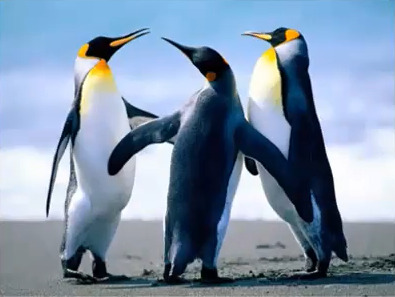
#> input picture datasets/penguin.jpg, 395 x 297 px
$ python '031 Tugas.py'
#> lines starting #> are read from the running program, lines starting #| are printed output that depends on the picture
import  cv2
import matplotlib.pyplot as plt
import matplotlib.image as mpimg
from urllib3.connectionpool import xrange

img1 = mpimg.imread("../datasets/penguin.jpg")
#> img1 is the input picture: shape (297, 395, 3); mean R, G, B 128, 147.3, 169.6
img2 = mpimg.imread("../datasets/batu.jpg")
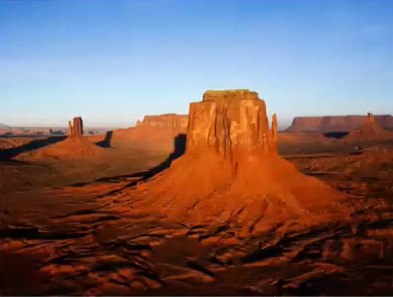
#> input picture datasets/batu.jpg, 393 x 297 px
#> img2 is the input picture: shape (297, 393, 3); mean R, G, B 123.1, 101.7, 101.9
img3 = mpimg.imread("../datasets/tulip.jpg")
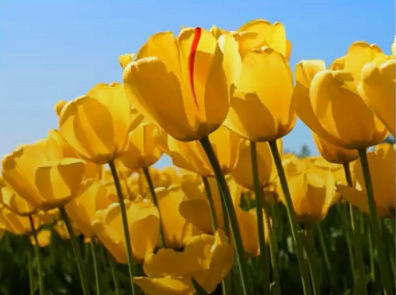
#> input picture datasets/tulip.jpg, 396 x 295 px
#> img3 is the input picture: shape (295, 396, 3); mean R, G, B 145.3, 125.7, 63.2
img4 = mpimg.imread("../datasets/koala.jpg")
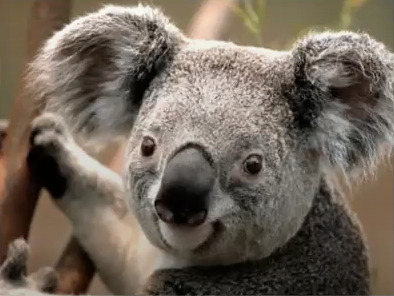
#> input picture datasets/koala.jpg, 394 x 296 px
#> img4 is the input picture: shape (296, 394, 3); mean R, G, B 112.6, 101.6, 89.6

def sepia(img_src):
    b, g, r = cv2.split(img_src)
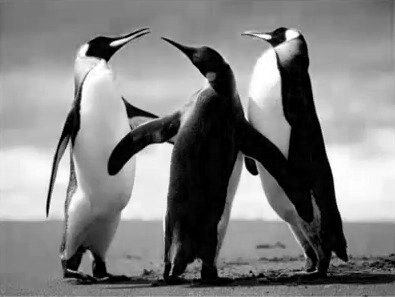
#> b: shape (297, 395); min 0, max 255, mean 128
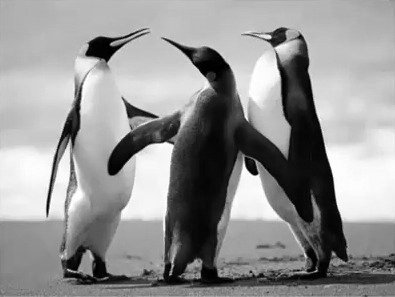
#> g: shape (297, 395); min 0, max 255, mean 147.3
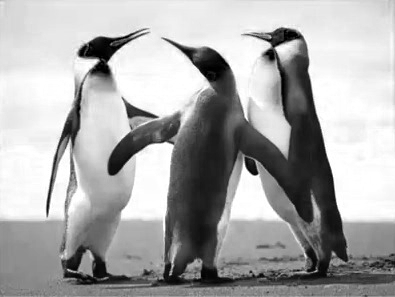
#> r: shape (297, 395); min 0, max 255, mean 169.6
    rnew = (b + g + r) / 3
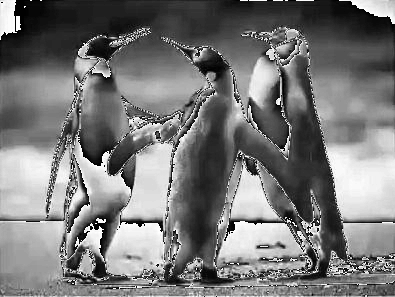
#> rnew: shape (297, 395) float64; min 0, max 85, mean 40.2; drawn with min black and max white
#> (the run stopped early here; a loop or call above may not have finished)
